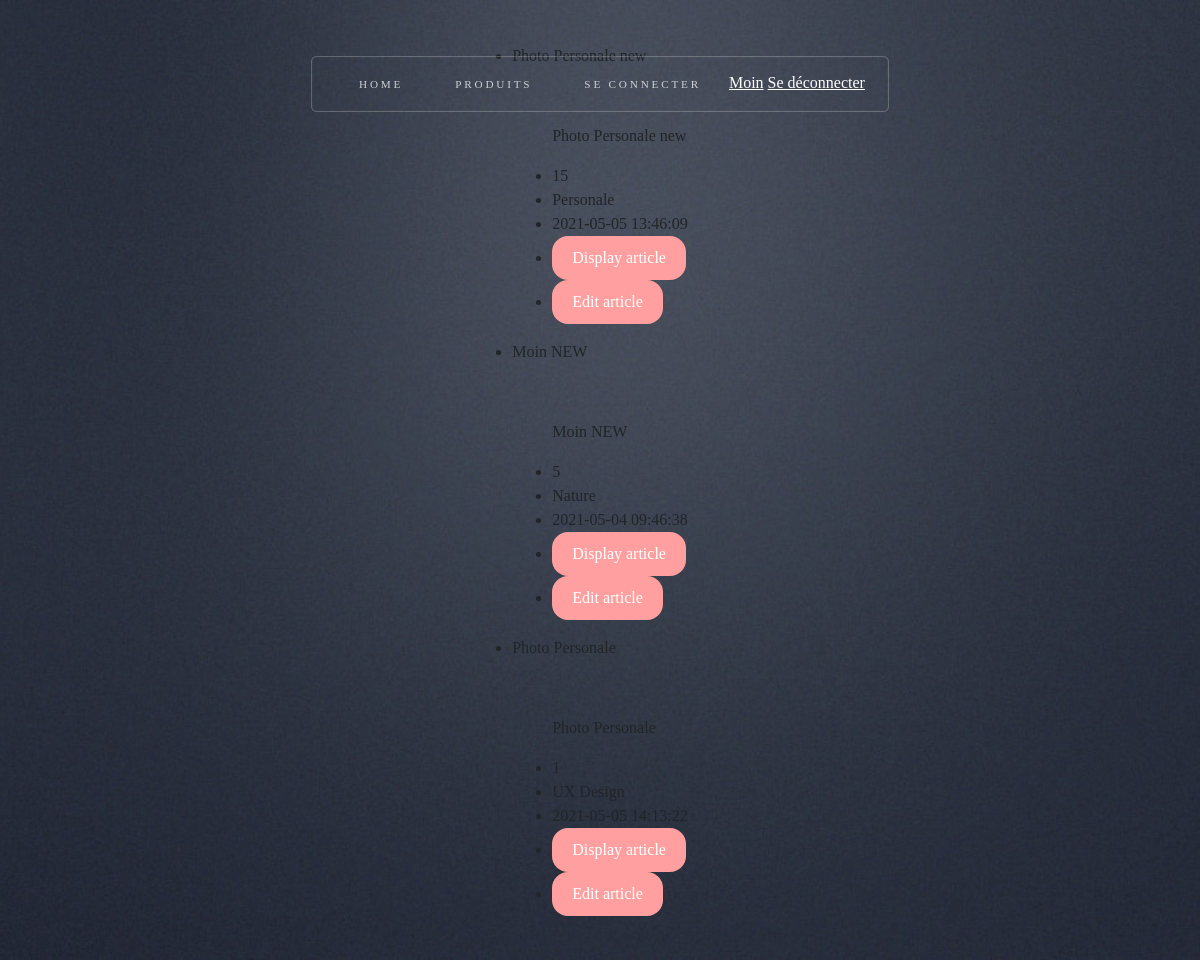
The app's page /products.php (signed in) with its own data.
### tables this page shows
CREATE TABLE IF NOT EXISTS `products` (
  `products_id` int(11) NOT NULL AUTO_INCREMENT,
  `products_name` varchar(255) NOT NULL,
  `products_description` text NOT NULL,
  `products_price` int(11) NOT NULL,
  `created_at` datetime NOT NULL DEFAULT current_timestamp(),
  `author` int(11) NOT NULL,
  `category` int(11) NOT NULL,
  PRIMARY KEY (`products_id`),
  KEY `author_user` (`author`)
);

CREATE TABLE IF NOT EXISTS `categories` (
  `categories_id` int(11) NOT NULL,
  `categories_name` varchar(255) NOT NULL
);

### products.php (the view, shortened to what this page needs)
<?php require 'inc/header.php' ?>
<?php
$sqlProducts = "SELECT p.*, u.username, c.categories_name FROM products AS p LEFT JOIN users AS u ON p.author = u.id LEFT JOIN categories AS c ON p.category = c.categories_id";
$products = $connect->query($sqlProducts)->fetchAll(PDO::FETCH_ASSOC);
?>
<section >
<?php
        foreach ($products as $product) {
        ?>
    <div class="columns">
        <ul class="price">
            <li class="header"><?php echo $product['products_name']; ?></li>
            <figure class="image is-4by3">
                <p class="card-text"><?php echo $product['products_description']; ?> </p>
            <li class="grey"><?php echo $product['products_price']; ?>
                <li><?php echo $product['categories_name']; ?></li>
                <li><?php echo $product['created_at']; ?></li>
            </li>
            <li class="grey"><a href="product.php?id=<?php echo $product['products_id']; ?>" class="btn">Display article</a></li>
            <li class="grey"><a href="editproducts.php?id=<?php echo $product['products_id']; ?>" class="btn"> Edit article</a></li>
     </ul>
    </div>
        <?php
        }
        ?>
    </section>

### assets/css/style.css (style rules this page uses)
html { box-sizing: border-box; }
.btn { background-color: #ff9f9f; border: none; color: white; padding: 10px 20px; text-align: center; text-decoration: none; display: inline-block; font-size: 16px; border-radius:1rem; cursor: pointer; }
a { color: white; }

### records on screen
products: products_name "Photo Personale new", products_description "Photo Personale new", products_price "15", categories.categories_name "Personale", created_at "2021-05-05 13:46:09"
products: products_name "Moin NEW", products_description "Moin NEW", products_price "5", categories.categories_name "Nature", created_at "2021-05-04 09:46:38"
products: products_name "Photo Personale", products_description "Photo Personale", products_price "1", categories.categories_name "UX Design", created_at "2021-05-05 14:13:22"

### other values on screen
$_SESSION['username'] "Moin"
